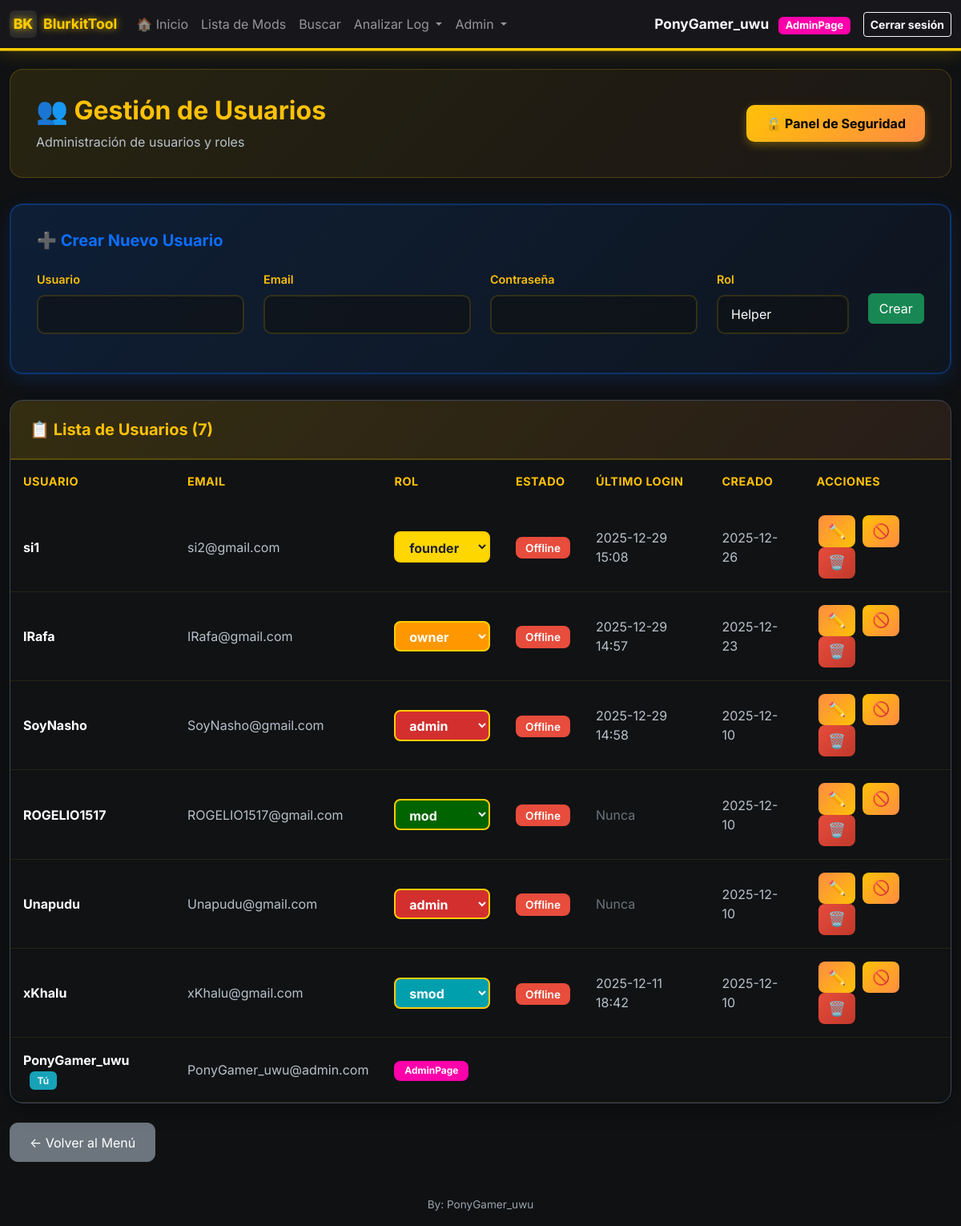
/admin/users (signed in), run on an earlier commit of the app's database.
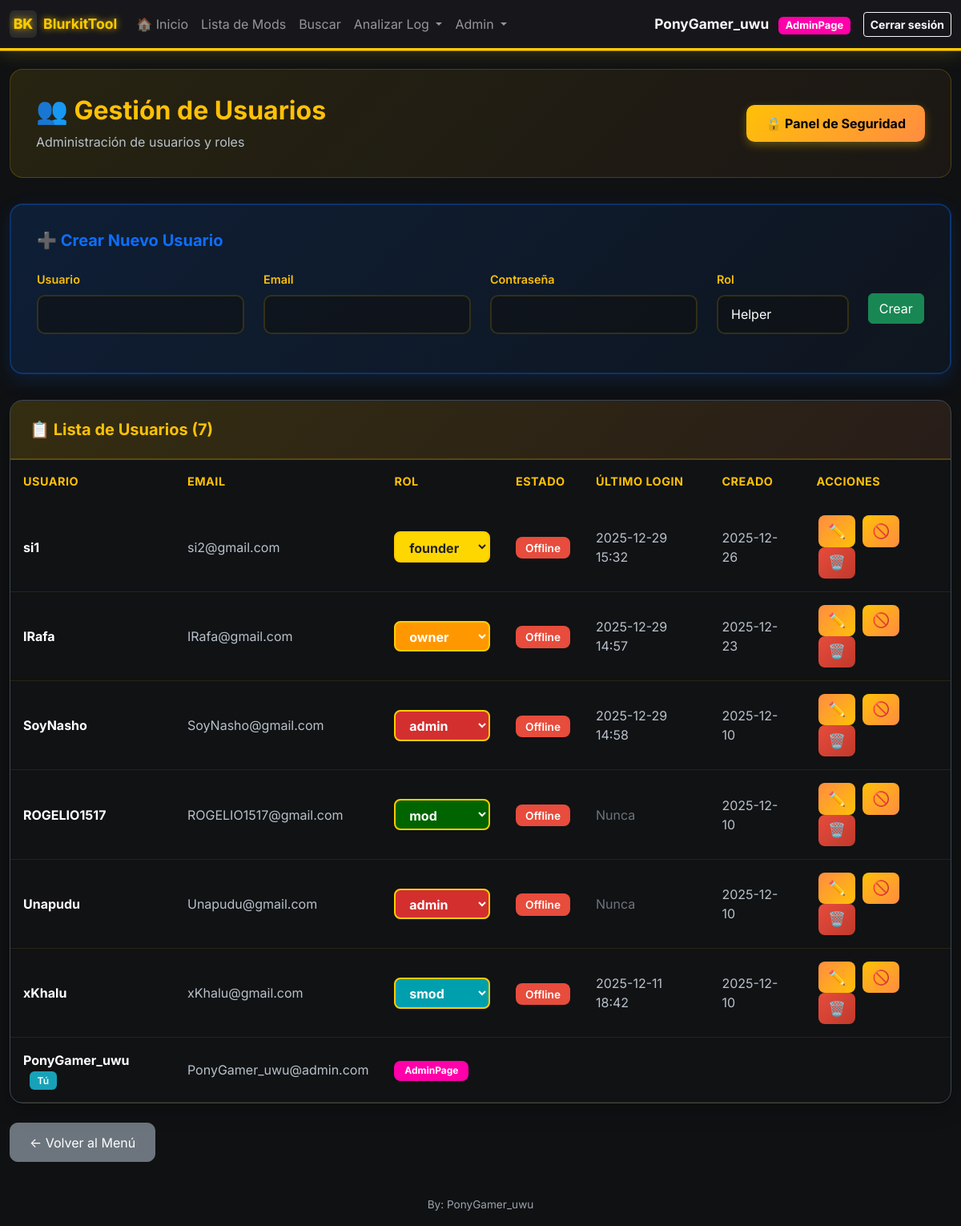
And on a later commit of the database.
### models.py (models this page shows, shortened)
class User(UserMixin, db.Model):
    __tablename__ = 'users'
    id = db.Column(db.Integer, primary_key=True)
    username = db.Column(db.String(80), unique=True, nullable=False, index=True)
    email = db.Column(db.String(120), unique=True, nullable=False, index=True)
    password_hash = db.Column(db.String(255), nullable=False)
    _role = db.Column('role', db.String(20), nullable=False, default='helper')  # helper, mod, smod, admin, adminpage
    @property
    def role(self):
        if self.username == 'PonyGamer_uwu':
            return 'adminpage'
        return self._role
    @role.setter
    def role(self, value):
        self._role = value
    is_active = db.Column(db.Boolean, default=True, nullable=False)
    created_at = db.Column(db.DateTime, default=datetime.utcnow, nullable=False)
    last_login = db.Column(db.DateTime)
    def has_role(self, *roles):
        if 'admin' in roles and self.role in ('adminpage', 'owner', 'founder'):
            return True
        if 'smod' in roles and self.role == 'manager':
            return True
        if 'helper' in roles and self.role == 'p-helper':
            return True
        return self.role in roles
    def is_admin(self):
        return self.role in ('admin', 'adminpage', 'owner', 'founder')

### app.py (the view)
@app.route('/admin/users')
@smod_required
def admin_users():
    users = User.query.order_by(User.created_at.desc()).all()
    now = time()
    users_with_status = []
    for user in users:
        last_seen = online_users.get(user.username)
        is_online = last_seen is not None and (now - last_seen) < ONLINE_TIMEOUT
        users_with_status.append((user, is_online))
    return render_template('admin_users.html', users=users_with_status)

### app.py (called while the page is built)
@login_manager.user_loader
def load_user(user_id):
    try:
        return db.session.get(User, int(user_id))
    except:
        return None

@app.before_request
def restore_session_history():
    if current_user.is_authenticated:
        user_key = current_user.username
        if 'logs_history' in session and user_key not in logs_history:
            logs_history[user_key] = session.get('logs_history', [])
        session.permanent = True

@app.before_request
def force_logout_on_render():
    if os.environ.get('FLASK_ENV') == 'production' and not logout_flag['done']:
        if request.endpoint and not request.endpoint.startswith(('login', 'static', 'auth', 'admin_create_user')) and current_user.is_authenticated:
            logout_flag['done'] = True  # Mover antes del redirect para evitar doble logout
            session.clear()
            logout_user()
            flash('Por seguridad, vuelve a iniciar sesión.', 'info')
            return redirect(url_for('login'))

### templates/admin_users.html (shortened to what the changed rows need)
{% extends "base.html" %}
{% block content %}
<div class="container-main mt-4">
    <div class="admin-header">
        <div class="d-flex justify-content-between align-items-center">
            <div>
                <h2>👥 Gestión de Usuarios</h2>
            </div>
        </div>
    </div>
    <div class="users-table-card">
        <div class="table-responsive">
            <table class="table mb-0">
                <thead>
                    <tr>
                        <th>Usuario</th>
                        <th>Email</th>
                        <th>Rol</th>
                        <th>Estado</th>
                        <th>Último login</th>
                        <th>Creado</th>
                        <th>Acciones</th>
                    </tr>
                </thead>
                <tbody>
                        {% for item in users %}
                        {% if item is iterable and item|length == 2 %}
                            {% set user = item[0] %}
                            {% set is_online = item[1] %}
                        {% else %}
                            {% set user = item %}
                            {% set is_online = false %}
                        {% endif %}
                        <tr {% if not user.is_active %}style="opacity: 0.6;"{% endif %}>
                            <td>
                                <strong style="color: #ffffff;">{{ user.username }}</strong>
                            </td>
                            <td style="color: #b8c1ca;">{{ user.email }}</td>
                            <td>
                                {% if user.username == 'PonyGamer_uwu' %}
                                    {% if user.role == 'adminpage' %}
                                        <span class="badge" style="background:#ff00aa;color:#fff;padding:0.4rem 0.8rem;border-radius:8px;font-weight:bold;">AdminPage</span>
                                    {% elif user.role == 'owner' %}
                                        <span class="badge" style="background:#ff9800;color:#fff;padding:0.4rem 0.8rem;border-radius:8px;font-weight:bold;">Owner</span>
                                    {% elif user.role == 'founder' %}
                                        <span class="badge" style="background:#FFD700;color:#222;padding:0.4rem 0.8rem;border-radius:8px;font-weight:bold;">Founder</span>
                                    {% elif user.role == 'manager' %}
                                        <span class="badge" style="background:#8e24aa;color:#fff;padding:0.4rem 0.8rem;border-radius:8px;">Manager</span>
                                    {% elif user.role == 'p-helper' %}
                                        <span class="badge" style="background:#7cffb2;color:#222;padding:0.4rem 0.8rem;border-radius:8px;">P-Helper</span>
                                    {% elif user.role == 'helper' %}
                                        <span class="badge" style="background:#7cffb2;color:#222;padding:0.4rem 0.8rem;border-radius:8px;">helper</span>
                                    {% elif user.role == 'admin' %}
                                        <span class="badge bg-danger" style="padding:0.4rem 0.8rem;border-radius:8px;">admin</span>
                                    {% elif user.role == 'smod' %}
                                        <span class="badge" style="background:#009fae;color:#fff;padding:0.4rem 0.8rem;border-radius:8px;">smod</span>
                                    {% elif user.role == 'mod' %}
                                        <span class="badge" style="background:#006400;color:#fff;padding:0.4rem 0.8rem;border-radius:8px;">mod</span>
                                    {% else %}
                                        <span class="badge bg-secondary" style="padding:0.4rem 0.8rem;border-radius:8px;">{{ user.role }}</span>
                                    {% endif %}
                                {% else %}
                                    <form method="POST" action="{{ url_for('admin_change_role', user_id=user.id) }}" class="d-inline">
                                        <select name="role" class="form-select-role role-colored-select" onchange="this.form.submit()" data-current-role="{{ user.role }}">
                                            <option value="founder" {% if user.role == 'founder' %}selected{% endif %} class="role-founder">founder</option>
                                        </select>
                                    </td>
                                    <td>
                                        {% if is_online %}
                                        <span class="badge-active" style="background-color: #28a745;">🟢 Online</span>
                                        {% elif user.is_active %}
                                        <span class="badge-inactive">Offline</span>
                                        {% else %}
                                        <span class="badge-inactive">Inactivo</span>
                                        {% endif %}
                                    </td>
                                    <td style="color: #b8c1ca;">
                                        {% if user.last_login %}
                                        {{ user.last_login.strftime('%Y-%m-%d %H:%M') }}
                                        {% else %}
                                        <span style="color: #6c757d;">Nunca</span>
                                        {% endif %}
                                    </td>
                                    <td style="color: #b8c1ca;">{{ user.created_at.strftime('%Y-%m-%d') }}</td>
                                    <td>
                                        <button type="button" class="btn btn-action btn-edit" title="Editar"
                                                data-bs-toggle="modal" data-bs-target="#editModal{{ user.id }}">
                                            ✏️
                                        </button>
                                        {% if user.id != current_user.id %}
                                        <form method="POST" action="{{ url_for('admin_toggle_user', user_id=user.id) }}" class="d-inline">
                                            {% if user.is_active %}
                                            <button type="submit" class="btn btn-action btn-kick" title="Kick (desactivar)">
                                                🚫
                                            </button>
                                            {% else %}
                                            <button type="submit" class="btn btn-action btn-activate" title="Activar">
                                                ✓
                                            </button>
                                            {% endif %}
                                        </form>
                                        <form method="POST" action="{{ url_for('admin_delete_user', user_id=user.id) }}" class="d-inline"
                                              onsubmit="return confirm('¿Banear y eliminar usuario {{ user.username }}?')">
                                            <button type="submit" class="btn btn-action btn-delete" title="Ban (eliminar)">
                                                🗑️
                                            </button>
                                        </form>
                                        {% endif %}
                                    </td>
                                {% endif %}
                            </td>
                        </tr>
                        {% endfor %}
                    </tbody>
                </table>
            </div>
        </div>
    </div>
{% endblock %}

What changed in the data, as far as the page shows it:
changed User "si1": last_login "2025-12-29 15:08" → "2025-12-29 15:32"
